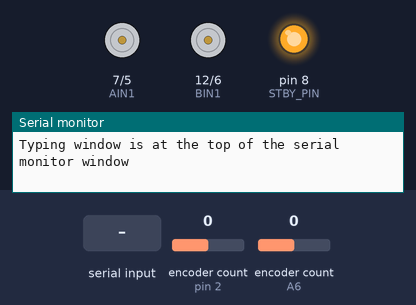
A sketch run on a simulated Arduino Nano, built with avr-gcc and run on an emulated ATmega328P. Shown: direction and speed pins drawn as motors (green arrow = direction pin HIGH = forward, orange = LOW = backward, longer = more drive, stopped while the standby pin is LOW), output pins drawn as LEDs (lit = HIGH), the last lines printed to the serial monitor. Inputs (shaded band) come from the test bench; at power-on: encoder count (sensors on pin 2, A6) 0.

Above: at 3.2 s.
3.3 s: "G" received over Serial
At 3.36 s:
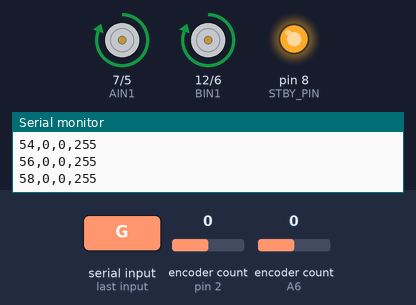
6.3 s: "g" received over Serial
At 6.43 s:
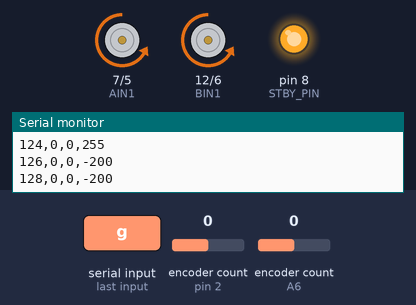
Timing chart, 0 to 9.3 s (numbered marks = the images above; inputs shaded):
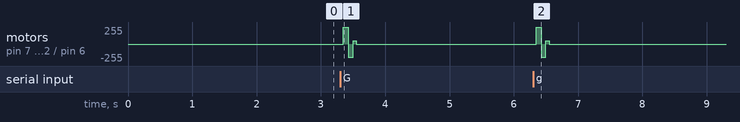

Measured:
- after the input at 3.3 s, motor on pin 7 (AIN1) / pin 5 (PWMA_LEFT), motor on pin 12 (BIN1) / pin 6 (PWMB_RIGHT): stopped → forward 255/255 after 0.05 s, → backward 200/255 0.08 s later, → stopped 0.07 s later
- after the input at 6.3 s, motor on pin 7 (AIN1) / pin 5 (PWMA_LEFT), motor on pin 12 (BIN1) / pin 6 (PWMB_RIGHT): stopped → forward 255/255 after 0.05 s, → backward 200/255 0.08 s later, → stopped 0.07 s later

The sketch:

model.ino
```cpp
/******************************************************************/

#include "my_encoders.h"
#include "Motor.h"

/******************************************************************/

#define TARGET 500

/******************************************************************/

Motor Motor;

static bool go = false;  /* motor enable */

/******************************************************************/

void setup()
{
  Serial.begin( 1000000 );
  while( !Serial ){};
  delay( 1000 ); // Delay to make sure above message prints out.
  Motor.Motor_init();
  Serial.println( "Motor.Pin_init done." );
  Serial.println( "If we hang here power cycle the robot. Expect more printout" );
  delay( 1000 ); // Delay to make sure above messages print out.
  Encoder_init( &(Motor.left_angle), &(Motor.right_angle) );
  Serial.println( "Encoder_init done." );
  Serial.println( "Wheels should be off the ground."  );
  Serial.println( "Type g <return> to run test, s <return> to stop."  );
  Serial.println( "Typing window is at the top of the serial monitor window" );
}

/******************************************************************/

// Take user input
void ProcessCommand()
{

  if ( Serial.available() <= 0 )
    return;

  int c = Serial.read();
  switch (c)
    {
      case 'S': case 's':
        Serial.println( "Stop!" );
        go = false;
        break;
      case 'G': case 'g':
      Serial.println( "Go!" );
        go = true;
        break;
      default:
        break;
    }
}

/******************************************************************/

unsigned long start_micros = -1;
unsigned long timestep_micros = 2000;
unsigned long next_timestep_micros = -1;

void loop()
{
  if (!go) {
    start_micros = -1;
    next_timestep_micros = -1;
    Motor.Stop();
    ProcessCommand();
    return;
  }

  if (start_micros == -1) {
    start_micros = micros();
    next_timestep_micros = 0;
  }

  unsigned long current_micros = micros();
  unsigned long elapsed_micros = current_micros - start_micros;
  unsigned long elapsed_millis = elapsed_micros / 1000;

  // Reset
  if (elapsed_millis >= 300) {
    Encoder_init( &(Motor.left_angle), &(Motor.right_angle) );
    go = false;
    Motor.Stop();
    return;
  }

  if (elapsed_micros < next_timestep_micros) {
    return;
  }
  next_timestep_micros += timestep_micros;

  int command = 0;

  if (elapsed_millis >= 0) {
    command = 0;
  }
  if (elapsed_millis >= 50) {
    command = 255;
  }
  if (elapsed_millis >= 125) {
    command = -200;
  }
  if (elapsed_millis >= 200) {
    command = 50;
  }
  if (elapsed_millis >= 250) {
    command = 0;
  }

  Motor.Left_command( command );
  Motor.Right_command( command );

  Read_encoders( &(Motor.left_angle), &(Motor.right_angle) );

  Serial.print(elapsed_millis);
  Serial.print(",");
  Serial.print(Motor.left_angle);
  Serial.print(",");
  Serial.print(Motor.right_angle);
  Serial.print(",");
  Serial.print(command);
  Serial.println("");
}

/******************************************************************/
```

Motor.cpp
```cpp
#include <Arduino.h>
#include "Motor.h"

/* Motor pins */
#define AIN1 7
#define PWMA_LEFT 5
#define BIN1 12
#define PWMB_RIGHT 6
#define STBY_PIN 8

void Motor::Motor_init()
{
  pinMode(AIN1, OUTPUT);
  pinMode(BIN1, OUTPUT);
  pinMode(PWMA_LEFT, OUTPUT);
  pinMode(PWMB_RIGHT, OUTPUT);
  digitalWrite(AIN1, HIGH);
  digitalWrite(BIN1, LOW);
  analogWrite(PWMA_LEFT, 0);
  analogWrite(PWMB_RIGHT, 0);
  pinMode(STBY_PIN, OUTPUT);
  digitalWrite(STBY_PIN, HIGH);
}

void Motor::Stop()
{
  digitalWrite(AIN1, HIGH);
  digitalWrite(BIN1, LOW);
  analogWrite(PWMA_LEFT, 0);
  analogWrite(PWMB_RIGHT, 0);
}

void Motor::Forward(int speed)
{
  digitalWrite(AIN1, 0);
  digitalWrite(BIN1, 0);
  analogWrite(PWMA_LEFT, speed);
  analogWrite(PWMB_RIGHT, speed);
}

void Motor::Back(int speed)
{
  digitalWrite(AIN1, 1);
  digitalWrite(BIN1, 1);
  analogWrite(PWMA_LEFT, speed);
  analogWrite(PWMB_RIGHT, speed);
}


void Motor::Left(int speed)
{
  digitalWrite(AIN1, 1);
  digitalWrite(BIN1, 1);
  analogWrite(PWMA_LEFT, speed);
  analogWrite(PWMB_RIGHT, 0);
}

void Motor::Right(int speed)
{
  digitalWrite(AIN1, 1);
  digitalWrite(BIN1, 1);
  analogWrite(PWMA_LEFT,0);
  analogWrite(PWMB_RIGHT,speed);
}

void Motor::Left_command(int speed)
{
    if ( speed >= 0 )
    {
      digitalWrite( AIN1, 1 );
      analogWrite( PWMA_LEFT, speed );
    }
  else
    {
      digitalWrite( AIN1, 0 );
      analogWrite( PWMA_LEFT, -speed );
    }
}

// reverses the sign of "speed"
void Motor::Right_command( int speed )
{
  if ( speed >= 0 )
    {
      digitalWrite( BIN1, 1 );
      analogWrite( PWMB_RIGHT, speed );
    }
  else
    {
      digitalWrite( BIN1, 0 );
      analogWrite( PWMB_RIGHT, -speed );
    }
}
```

Motor.h
```cpp
#ifndef _MOTOR_H
#define _MOTOR_H

#define MAX_COMMAND 255

class Motor
{
  public:
          // methods
          void Motor_init();
          void Stop();
          void Forward(int speed);
          void Back(int speed);
          void Left(int speed);
          void Right(int speed);
          void Left_command(int speed);
          void Right_command(int speed);

          // variables
          long left_angle;
          long right_angle;

  private:
};

#endif
```

my_encoders.cpp
```cpp
#include <Encoder.h>

#define ENCODER_LEFT_A_PIN 2
#define ENCODER_LEFT_B_PIN A7
#define ENCODER_RIGHT_A_PIN 4
#define ENCODER_RIGHT_B_PIN A6

//   Good Performance: only the first pin has interrupt capability
Encoder left_encoder( ENCODER_LEFT_A_PIN, ENCODER_LEFT_B_PIN );
Encoder right_encoder( ENCODER_RIGHT_B_PIN, ENCODER_RIGHT_A_PIN );

Encoder_init( long *left_angle, long *right_angle )
{
  left_encoder.write(0);
  right_encoder.write(0);
  *left_angle = 0;
  *right_angle = 0;
}

Read_encoders( long *left_angle, long *right_angle )
{
  *left_angle = left_encoder.read();
  *right_angle = right_encoder.read();
}
```

my_encoders.h
```cpp
void Encoder_init( long *left_angle, long *right_angle );

void Read_encoders( long *left_angle, long *right_angle );
```
